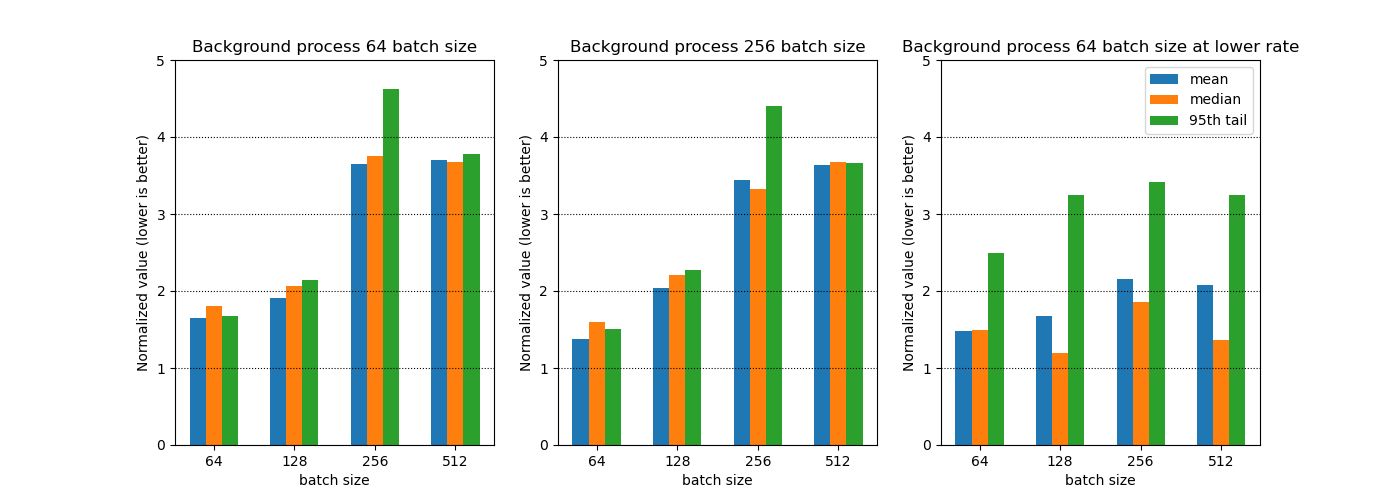

This figure's Python source:
import pdb
import json
import numpy as np
import matplotlib
import matplotlib.pyplot as plt

log_path = '/home/li.baol/GIT/dlrm/inference_data/colocation/64_bkgd/full/'

batch_list = ['64', '128', '256', '512']
median_ls = []
mean_ls = []
tail_ls = []

for batch in batch_list:
    with open(log_path+batch+'_same_1.json') as f:
        read = json.load(f)
    # first inference is extremely slow
    # read = read[1:] 
    median_ls.append(round(np.median(read),3))
    mean_ls.append((round(np.mean(read),3)))
    tail_ls.append(round(np.percentile(read,95),3))


log_path = '/home/li.baol/GIT/dlrm/inference_data/colocation/64_bkgd/empty/'
median_base = []
mean_base = []
tail_base = []

for batch in batch_list:
    with open(log_path+batch+'_same_1.json') as f:
        read = json.load(f)
    # first inference is extremely slow
    # read = read[1:] 
    median_base.append(round(np.median(read),3))
    mean_base.append((round(np.mean(read),3)))
    tail_base.append(round(np.percentile(read,95),3))

median_ls = np.asarray(median_ls)
mean_ls = np.asarray(mean_ls)
tail_ls = np.asarray(tail_ls)
median_base = np.asarray(median_base)
mean_base = np.asarray(mean_base)
tail_base = np.asarray(tail_base)

median_norm = median_ls / median_base
mean_norm = mean_ls / mean_base
tail_norm = tail_ls / tail_base

############## plotting ################

x = np.arange(len(batch_list))  # the label locations
width = 0.2  # the width of the bars

fig, (ax1,ax2,ax3) = plt.subplots(1,3,figsize=(14,5))
ax1.bar(x - width, mean_norm, width, label='mean')
ax1.bar(x, median_norm, width, label='median')
ax1.bar(x + width, tail_norm, width, label='95th tail')

ax1.set_ylabel('Normalized value (lower is better)')
ax1.set_ylim(0,5)
ax1.set_xlabel('batch size')
ax1.set_title('Background process 64 batch size')
ax1.set_xticks(x)
ax1.set_xticklabels(batch_list)
#ax1.legend()
ax1.grid(axis='y', linestyle=':', color='black')
#########################################

log_path = '/home/li.baol/GIT/dlrm/inference_data/colocation/256_bkgd/full/'
median_ls = []
mean_ls = []
tail_ls = []

for batch in batch_list:
    with open(log_path+batch+'_same_1.json') as f:
        read = json.load(f)
    # first inference is extremely slow
    # read = read[1:] 
    median_ls.append(round(np.median(read),3))
    mean_ls.append((round(np.mean(read),3)))
    tail_ls.append(round(np.percentile(read,95),3))
median_ls = np.asarray(median_ls)
mean_ls = np.asarray(mean_ls)
tail_ls = np.asarray(tail_ls)
median_norm = median_ls / median_base
mean_norm = mean_ls / mean_base
tail_norm = tail_ls / tail_base

ax2.bar(x - width, mean_norm, width, label='mean')
ax2.bar(x, median_norm, width, label='median')
ax2.bar(x + width, tail_norm, width, label='95th tail')

ax2.set_ylabel('Normalized value (lower is better)')
ax2.set_ylim(0,5)
ax2.set_xlabel('batch size')
ax2.set_title('Background process 256 batch size')
ax2.set_xticks(x)
ax2.set_xticklabels(batch_list)
#ax2.legend()
ax2.grid(axis='y', linestyle=':', color='black')

log_path = '/home/li.baol/GIT/dlrm/inference_data/colocation/0.5_64/full/'
median_ls = []
mean_ls = []
tail_ls = []

for batch in batch_list:
    with open(log_path+batch+'_same_1.json') as f:
        read = json.load(f)
    # first inference is extremely slow
    # read = read[1:] 
    median_ls.append(round(np.median(read),3))
    mean_ls.append((round(np.mean(read),3)))
    tail_ls.append(round(np.percentile(read,95),3))
median_ls = np.asarray(median_ls)
mean_ls = np.asarray(mean_ls)
tail_ls = np.asarray(tail_ls)
median_norm = median_ls / median_base
mean_norm = mean_ls / mean_base
tail_norm = tail_ls / tail_base

ax3.bar(x - width, mean_norm, width, label='mean')
ax3.bar(x, median_norm, width, label='median')
ax3.bar(x + width, tail_norm, width, label='95th tail')

ax3.set_ylabel('Normalized value (lower is better)')
ax3.set_ylim(0,5)
ax3.set_xlabel('batch size')
ax3.set_title('Background process 64 batch size at lower rate')
ax3.set_xticks(x)
ax3.set_xticklabels(batch_list)
ax3.legend()
ax3.grid(axis='y', linestyle=':', color='black')

#plt.show()
plt.savefig('plot1.png')
